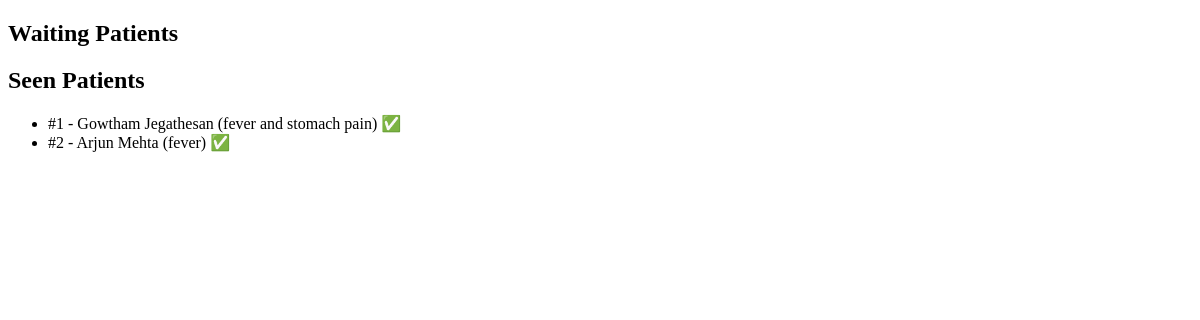
Page /queue on the earlier database version.
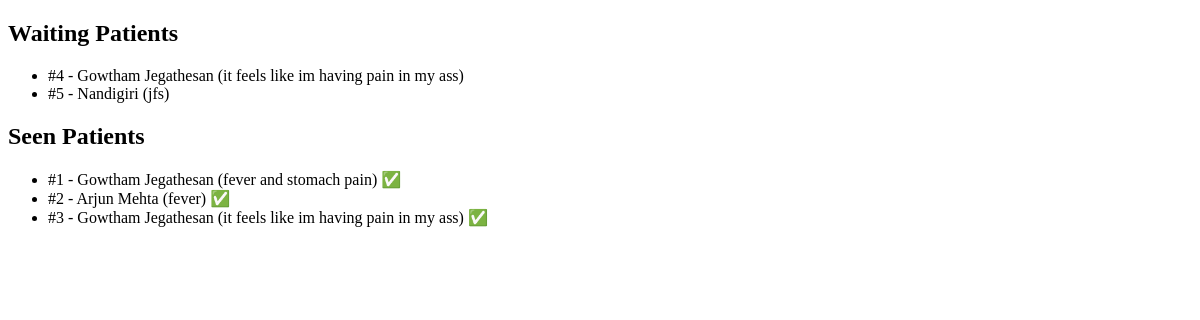
Same page on the later database version.
### tables this page shows
CREATE TABLE patients (
                id INTEGER PRIMARY KEY AUTOINCREMENT,
                name TEXT,
                age INTEGER,
                gender TEXT,
                symptoms TEXT,
                questions TEXT,
                answers TEXT,
                token INTEGER,
                time TEXT,
                seen INTEGER DEFAULT 0,
                doctor_notes TEXT DEFAULT ''
            );

### app.py (the view)
@app.route('/queue')
def queue_page():
    db = get_db()
    cursor = db.cursor()
    queue = cursor.execute("SELECT * FROM patients WHERE seen=0 ORDER BY token ASC").fetchall()
    seen = cursor.execute("SELECT * FROM patients WHERE seen=1 ORDER BY token ASC").fetchall()
    return render_template('queue.html', queue=queue, seen=seen)

### app.py (called while the page is built)
def get_db():
    db = getattr(g, '_database', None)
    if db is None:
        db = g._database = sqlite3.connect(DATABASE)
        db.row_factory = sqlite3.Row
    return db

@app.teardown_appcontext
def close_connection(exception):
    db = getattr(g, '_database', None)
    if db is not None:
        db.close()

### templates/queue.html (shortened to what this page needs)
<!DOCTYPE html>
<html>
<head>
</head>
<body>
    <h2>Waiting Patients</h2>
    <ul>
        {% for patient in queue %}
            <li>#{{ patient.token }} - {{ patient.name }} ({{ patient.symptoms }})</li>
        {% endfor %}
    </ul>
    <h2>Seen Patients</h2>
    <ul>
        {% for patient in seen %}
            <li>#{{ patient.token }} - {{ patient.name }} ({{ patient.symptoms }}) ✅</li>
        {% endfor %}
    </ul>
</body>
</html>

Differences in the rows shown:
added patients: token "4", name "Gowtham Jegathesan", symptoms "it feels like im having pain in my ass", shown under "Waiting Patients"
added patients: token "5", name "Nandigiri", symptoms "jfs", shown under "Waiting Patients"
added patients: token "3", name "Gowtham Jegathesan", symptoms "it feels like im having pain in my ass", shown under "Seen Patients"
